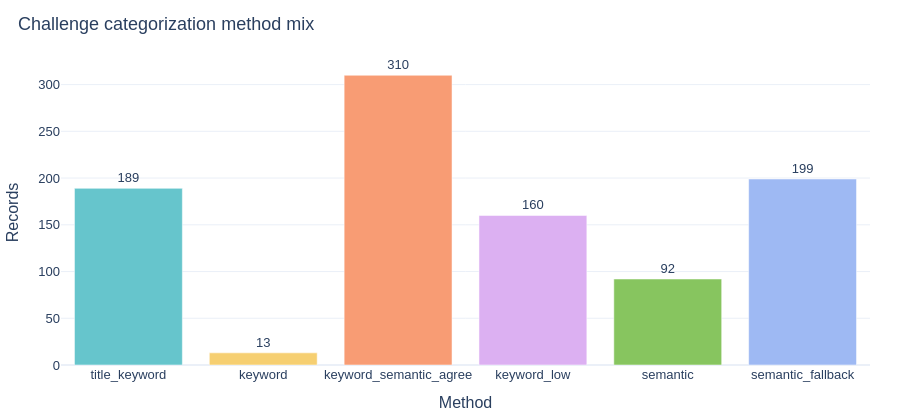
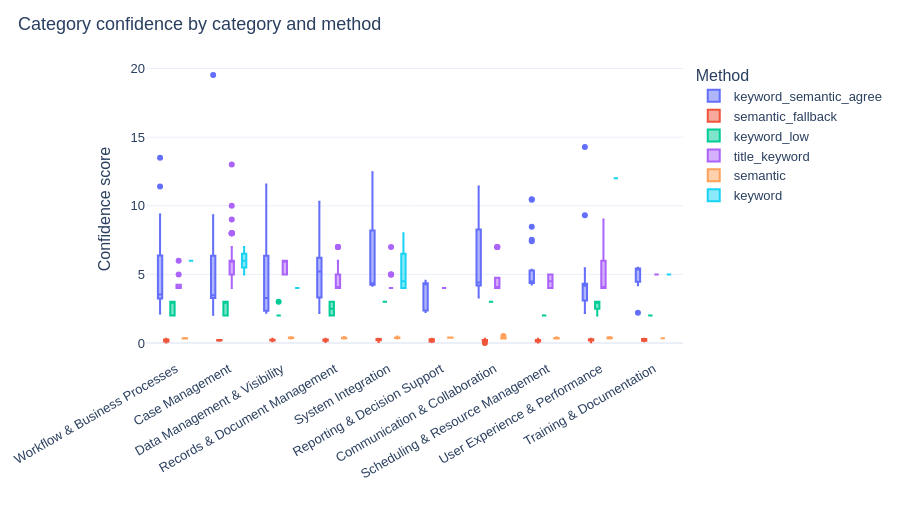

The cell these charts' notebook holds for them, in order:
### Markdown cell above
## How categories were assigned

### Code cell
method_order = [
    "title_keyword",
    "keyword",
    "keyword_semantic_agree",
    "keyword_low",
    "semantic",
    "semantic_fallback",
]
methods = (
    challenges["Category_Method"]
    .value_counts()
    .reindex(method_order)
    .fillna(0)
    .astype(int)
    .reset_index()
)
methods.columns = ["method", "count"]

fig = px.bar(
    methods,
    x="method",
    y="count",
    text="count",
    title="Challenge categorization method mix",
    color="method",
    color_discrete_sequence=px.colors.qualitative.Pastel,
)
fig.update_traces(textposition="outside", showlegend=False)
fig.update_layout(xaxis_title="Method", yaxis_title="Records", height=420)
show(fig, "category_methods")

fig_c = px.box(
    challenges,
    x="Category",
    y="Category_Confidence",
    color="Category_Method",
    title="Category confidence by category and method",
    category_orders={"Category": CATEGORY_ORDER},
)
fig_c.update_layout(
    xaxis_title="",
    yaxis_title="Confidence score",
    height=520,
    xaxis_tickangle=-30,
    legend_title="Method",
)
show(fig_c, "category_confidence")

### Figure 1 — Plotly figure (JSON) as saved in the notebook; plotly's stock layout.template omitted (floating-point values rounded to 4 significant figures)
{"data": [{"hovertemplate": "method=%{x}<br>count=%{text}<extra></extra>", "legendgroup": "title_keyword", "marker": {"color": "rgb(102, 197, 204)", "pattern": {"shape": ""}}, "name": "title_keyword", "orientation": "v", "showlegend": false, "text": [189.0], "textposition": "outside", "type": "bar", "x": ["title_keyword"], "xaxis": "x", "y": [189], "yaxis": "y"}, {"hovertemplate": "method=%{x}<br>count=%{text}<extra></extra>", "legendgroup": "keyword", "marker": {"color": "rgb(246, 207, 113)", "pattern": {"shape": ""}}, "name": "keyword", "orientation": "v", "showlegend": false, "text": [13.0], "textposition": "outside", "type": "bar", "x": ["keyword"], "xaxis": "x", "y": [13], "yaxis": "y"}, {"hovertemplate": "method=%{x}<br>count=%{text}<extra></extra>", "legendgroup": "keyword_semantic_agree", "marker": {"color": "rgb(248, 156, 116)", "pattern": {"shape": ""}}, "name": "keyword_semantic_agree", "orientation": "v", "showlegend": false, "text": [310.0], "textposition": "outside", "type": "bar", "x": ["keyword_semantic_agree"], "xaxis": "x", "y": [310], "yaxis": "y"}, {"hovertemplate": "method=%{x}<br>count=%{text}<extra></extra>", "legendgroup": "keyword_low", "marker": {"color": "rgb(220, 176, 242)", "pattern": {"shape": ""}}, "name": "keyword_low", "orientation": "v", "showlegend": false, "text": [160.0], "textposition": "outside", "type": "bar", "x": ["keyword_low"], "xaxis": "x", "y": [160], "yaxis": "y"}, {"hovertemplate": "method=%{x}<br>count=%{text}<extra></extra>", "legendgroup": "semantic", "marker": {"color": "rgb(135, 197, 95)", "pattern": {"shape": ""}}, "name": "semantic", "orientation": "v", "showlegend": false, "text": [92.0], "textposition": "outside", "type": "bar", "x": ["semantic"], "xaxis": "x", "y": [92], "yaxis": "y"}, {"hovertemplate": "method=%{x}<br>count=%{text}<extra></extra>", "legendgroup": "semantic_fallback", "marker": {"color": "rgb(158, 185, 243)", "pattern": {"shape": ""}}, "name": "semantic_fallback", "orientation": "v", "showlegend": false, "text": [199.0], "textposition": "outside", "type": "bar", "x": ["semantic_fallback"], "xaxis": "x", "y": [199], "yaxis": "y"}], "layout": {"barmode": "relative", "font": {"family": "IBM Plex Sans, Helvetica, Arial, sans-serif", "size": 13}, "height": 420, "legend": {"title": {"text": "method"}, "tracegroupgap": 0}, "margin": {"b": 40, "l": 40, "r": 30, "t": 60}, "title": {"text": "Challenge categorization method mix", "x": 0.02, "xanchor": "left"}, "xaxis": {"anchor": "y", "categoryarray": ["title_keyword", "keyword", "keyword_semantic_agree", "keyword_low", "semantic", "semantic_fallback"], "categoryorder": "array", "domain": [0, 1], "title": {"text": "Method"}}, "yaxis": {"anchor": "x", "domain": [0, 1], "title": {"text": "Records"}}}}

### Figure 2 — Plotly figure (JSON) as saved in the notebook; plotly's stock layout.template omitted (floating-point values rounded to 4 significant figures; data arrays with more than 128 entries replaced by an {"elided": "..."} marker saying what was removed)
{"data": [{"alignmentgroup": "True", "hovertemplate": "Category_Method=keyword_semantic_agree<br>Category=%{x}<br>Category_Confidence=%{y}<extra></extra>", "legendgroup": "keyword_semantic_agree", "marker": {"color": "#636efa"}, "name": "keyword_semantic_agree", "notched": false, "offsetgroup": "keyword_semantic_agree", "orientation": "v", "showlegend": true, "type": "box", "x": {"elided": "310 str values"}, "x0": " ", "xaxis": "x", "y": {"elided": "310 float values"}, "y0": " ", "yaxis": "y"}, {"alignmentgroup": "True", "hovertemplate": "Category_Method=semantic_fallback<br>Category=%{x}<br>Category_Confidence=%{y}<extra></extra>", "legendgroup": "semantic_fallback", "marker": {"color": "#EF553B"}, "name": "semantic_fallback", "notched": false, "offsetgroup": "semantic_fallback", "orientation": "v", "showlegend": true, "type": "box", "x": {"elided": "199 str values"}, "x0": " ", "xaxis": "x", "y": {"elided": "199 float values"}, "y0": " ", "yaxis": "y"}, {"alignmentgroup": "True", "hovertemplate": "Category_Method=keyword_low<br>Category=%{x}<br>Category_Confidence=%{y}<extra></extra>", "legendgroup": "keyword_low", "marker": {"color": "#00cc96"}, "name": "keyword_low", "notched": false, "offsetgroup": "keyword_low", "orientation": "v", "showlegend": true, "type": "box", "x": {"elided": "160 str values"}, "x0": " ", "xaxis": "x", "y": {"elided": "160 float values"}, "y0": " ", "yaxis": "y"}, {"alignmentgroup": "True", "hovertemplate": "Category_Method=title_keyword<br>Category=%{x}<br>Category_Confidence=%{y}<extra></extra>", "legendgroup": "title_keyword", "marker": {"color": "#ab63fa"}, "name": "title_keyword", "notched": false, "offsetgroup": "title_keyword", "orientation": "v", "showlegend": true, "type": "box", "x": {"elided": "189 str values"}, "x0": " ", "xaxis": "x", "y": {"elided": "189 float values"}, "y0": " ", "yaxis": "y"}, {"alignmentgroup": "True", "hovertemplate": "Category_Method=semantic<br>Category=%{x}<br>Category_Confidence=%{y}<extra></extra>", "legendgroup": "semantic", "marker": {"color": "#FFA15A"}, "name": "semantic", "notched": false, "offsetgroup": "semantic", "orientation": "v", "showlegend": true, "type": "box", "x": ["Communication & Collaboration", "System Integration", "Training & Documentation", "Communication & Collaboration", "System Integration", "Data Management & Visibility", "User Experience & Performance", "User Experience & Performance", "Data Management & Visibility", "Data Management & Visibility", "Records & Document Management", "User Experience & Performance", "Records & Document Management", "Reporting & Decision Support", "Records & Document Management", "Scheduling & Resource Management", "Records & Document Management", "Records & Document Management", "System Integration", "Records & Document Management", "Communication & Collaboration", "Records & Document Management", "Records & Document Management", "Workflow & Business Processes", "Scheduling & Resource Management", "Communication & Collaboration", "Communication & Collaboration", "Records & Document Management", "Records & Document Management", "Reporting & Decision Support", "User Experience & Performance", "Communication & Collaboration", "Communication & Collaboration", "User Experience & Performance", "Communication & Collaboration", "System Integration", "System Integration", "Communication & Collaboration", "Records & Document Management", "System Integration", "System Integration", "Records & Document Management", "Communication & Collaboration", "System Integration", "Scheduling & Resource Management", "Scheduling & Resource Management", "Records & Document Management", "Records & Document Management", "Communication & Collaboration", "Records & Document Management", "System Integration", "Records & Document Management", "Workflow & Business Processes", "Records & Document Management", "Communication & Collaboration", "Records & Document Management", "Records & Document Management", "Records & Document Management", "Records & Document Management", "Records & Document Management", "Workflow & Business Processes", "Scheduling & Resource Management", "Scheduling & Resource Management", "System Integration", "System Integration", "System Integration", "System Integration", "Communication & Collaboration", "Records & Document Management", "Records & Document Management", "Records & Document Management", "Scheduling & Resource Management", "Communication & Collaboration", "Records & Document Management", "Records & Document Management", "Records & Document Management", "Records & Document Management", "System Integration", "Records & Document Management", "Records & Document Management", "User Experience & Performance", "User Experience & Performance", "System Integration", "Records & Document Management", "Records & Document Management", "User Experience & Performance", "Records & Document Management", "System Integration", "Data Management & Visibility", "System Integration", "User Experience & Performance", "Records & Document Management"], "x0": " ", "xaxis": "x", "y": [0.3494, 0.4381, 0.3517, 0.3743, 0.3322, 0.4232, 0.4096, 0.3458, 0.3792, 0.3962, 0.3718, 0.3961, 0.3773, 0.399, 0.3786, 0.3462, 0.3681, 0.3709, 0.3921, 0.3818, 0.3343, 0.3266, 0.4005, 0.3614, 0.3297, 0.5103, 0.3641, 0.3468, 0.4222, 0.376, 0.3527, 0.3715, 0.3211, 0.4327, 0.3226, 0.3836, 0.436, 0.3816, 0.3384, 0.3915, 0.363, 0.3867, 0.3212, 0.3475, 0.3604, 0.3276, 0.3246, 0.3349, 0.3224, 0.3453, 0.3856, 0.3933, 0.3351, 0.4258, 0.3666, 0.4011, 0.3222, 0.3451, 0.3266, 0.3711, 0.3327, 0.3461, 0.3791, 0.3837, 0.4387, 0.3539, 0.466, 0.4336, 0.3868, 0.3377, 0.388, 0.417, 0.3261, 0.4074, 0.3863, 0.3722, 0.3473, 0.3943, 0.3865, 0.4307, 0.3618, 0.3375, 0.379, 0.3434, 0.3699, 0.3961, 0.3364, 0.3302, 0.3339, 0.3872, 0.3527, 0.3287], "y0": " ", "yaxis": "y"}, {"alignmentgroup": "True", "hovertemplate": "Category_Method=keyword<br>Category=%{x}<br>Category_Confidence=%{y}<extra></extra>", "legendgroup": "keyword", "marker": {"color": "#19d3f3"}, "name": "keyword", "notched": false, "offsetgroup": "keyword", "orientation": "v", "showlegend": true, "type": "box", "x": ["Workflow & Business Processes", "Data Management & Visibility", "Case Management", "Data Management & Visibility", "Case Management", "Case Management", "System Integration", "System Integration", "User Experience & Performance", "Training & Documentation", "System Integration", "System Integration", "Case Management"], "x0": " ", "xaxis": "x", "y": [6.0, 4.0, 7.0, 4.0, 6.0, 6.0, 4.0, 4.0, 12.0, 5.0, 8.0, 5.0, 5.0], "y0": " ", "yaxis": "y"}], "layout": {"boxmode": "group", "font": {"family": "IBM Plex Sans, Helvetica, Arial, sans-serif", "size": 13}, "height": 520, "legend": {"title": {"text": "Method"}, "tracegroupgap": 0}, "margin": {"b": 40, "l": 40, "r": 30, "t": 60}, "title": {"text": "Category confidence by category and method", "x": 0.02, "xanchor": "left"}, "xaxis": {"anchor": "y", "categoryarray": ["Workflow & Business Processes", "Case Management", "Data Management & Visibility", "Records & Document Management", "System Integration", "Reporting & Decision Support", "Communication & Collaboration", "Scheduling & Resource Management", "User Experience & Performance", "Training & Documentation"], "categoryorder": "array", "domain": [0, 1], "tickangle": -30, "title": {"text": ""}}, "yaxis": {"anchor": "x", "domain": [0, 1], "title": {"text": "Confidence score"}}}}
